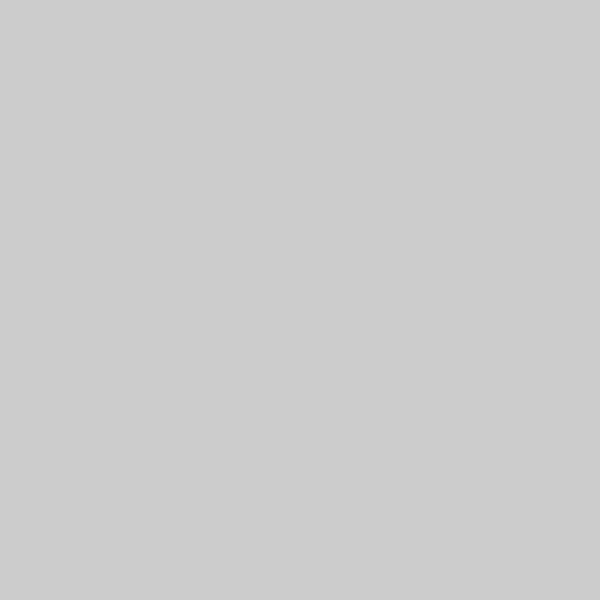
Frame 1 (no input)
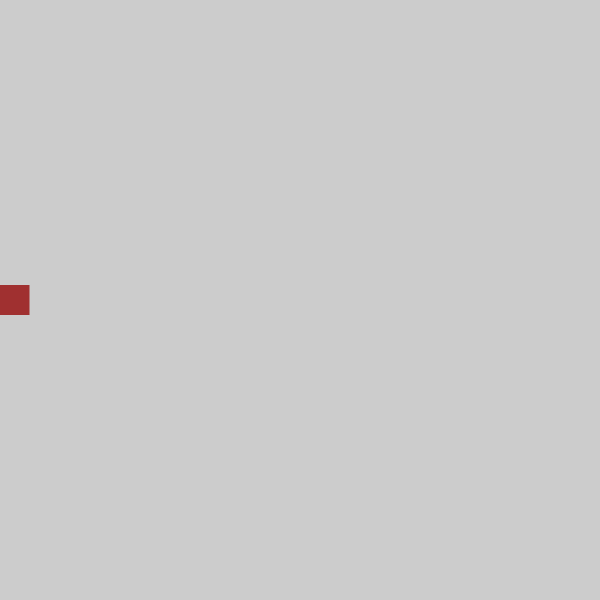
Frame 60 (the mouse pressed at the canvas centre just before this capture)
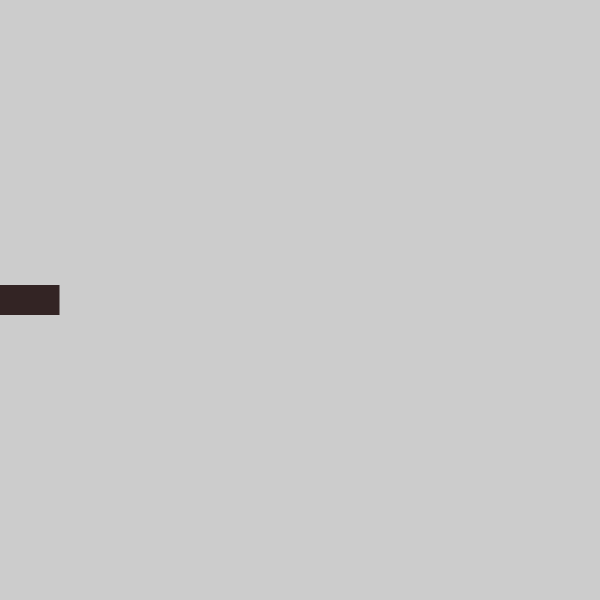
Frame 120 (the mouse held since frame 60 and released just before this capture)

The Processing sketch that drew these frames (run headless with seeded random() and noise(); from frame 60 on, the mouse is pressed at the canvas centre):

// Processing sketch: processing_91844
// ── processing_91844.pde

/*int counter;

void setup() {  //setup function called initially, only once
  size(250, 250);
  background(255);  //set background white
  colorMode(HSB);   //set colors to Hue, Saturation, Brightness mode
  counter = 0;
}

void draw() {  //draw function loops 
  counter++;
  noStroke();
  fill(random(255),100,255,50);
  
  if(mousePressed == true) { //add some interaction
    ellipse(mouseX, mouseY, 20, 20);
  }
  else {
    ellipse(width/2, height/2, 80*sin(counter), 80*sin(counter));
  }
}
*/
 
// global variables
int leng = 235;
float x = -leng;
float y = 315;
float speed = 0.5;
 
void setup() {
  size(600, 600);
  smooth();
  rectMode(CENTER);
  colorMode( HSB, 100, 100, 100);
  //frameRate(10);
  
}
 
void draw() {
  println(frameRate);
  //background(0);
 
 
  //snake shape
   
  int snakefillHue;
  //snakefillHue = (int)random(0, 360);
  snakefillHue = 100; 
  int snakefillBrightness;
  snakefillBrightness = (int)random(0, 100);
   
  int snakefillSaturation;
  snakefillSaturation = (int)random(0, 100);
   
 
  x += speed;
  y -= speed; 
  //int _y;
  //_y = (int)random(15, 585);
   
  fill(snakefillHue, snakefillBrightness, snakefillSaturation);
  noStroke();
  rect(x+(leng/2), 300, leng, 30);
  triangle(x,y,x,y+30,x+(leng/4),y);
  triangle(x,y,x,y-30,x+(leng/4),y);
  //triangle(x, y, x, y-90, x+(leng/4), y);
  //triangle(x+(leng/3), 315, x+(leng/1.5), 315, x+(leng/3), 450);
   
  //ellipse(x+leng, 300, 50, 29);
   
}
